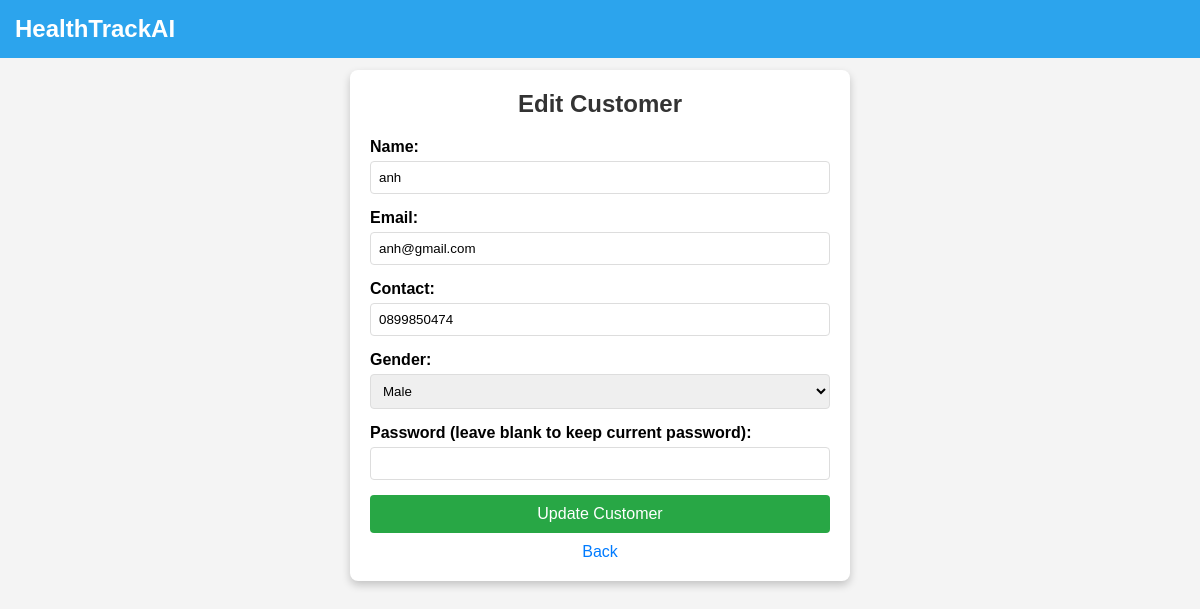
Screenshot of /frontend/edit.php?id=8 with the database file from the repository.
### tables this page shows
CREATE TABLE `users` (
  `id` int(11) NOT NULL,
  `name` varchar(100) NOT NULL,
  `email` varchar(100) NOT NULL,
  `contact` varchar(15) NOT NULL,
  `gender` enum('male','female') NOT NULL,
  `password` varchar(255) NOT NULL,
  `role` varchar(10) DEFAULT NULL
);

### frontend/edit.php (the view, shortened to what this page needs)
<?php
$servername = "127.0.0.1";
$username = "root";
$password = "";
$dbname = "healthtrackai";
$conn = new mysqli($servername, $username, $password, $dbname);
if (isset($_GET['id'])) {
    $id = $_GET['id'];
    $sql = "SELECT name, email, contact, gender FROM users WHERE id = ?";
    $stmt = $conn->prepare($sql);
    $stmt->bind_param("i", $id);
    $stmt->execute();
    $result = $stmt->get_result();
    $user = $result->fetch_assoc();
}
?>
<!DOCTYPE html>
<html lang="en">
<head>
    <link rel="stylesheet" href="assets/css/home.css">
</head>
<body>
    <header>
        <h1>HealthTrackAI</h1>
    </header>
    <div class="form-container">
        <h2>Edit Customer</h2>
        <form method="POST" action="">
            <label for="name">Name:</label>
            <input type="text" id="name" name="name" value="<?php echo htmlspecialchars($user['name']); ?>" required>
            <label for="email">Email:</label>
            <input type="email" id="email" name="email" value="<?php echo htmlspecialchars($user['email']); ?>" required>
            <label for="contact">Contact:</label>
            <input type="text" id="contact" name="contact" value="<?php echo htmlspecialchars($user['contact']); ?>" required>
            <label for="gender">Gender:</label>
            <select id="gender" name="gender" required>
                <option value="Male" <?php echo ($user['gender'] == 'Male') ? 'selected' : ''; ?>>Male</option>
            </select>
            <label for="password">Password (leave blank to keep current password):</label>
            <input type="password" id="password" name="password">
            <button type="submit">Update Customer</button>
            <a href="admin.php">Back</a>
        </form>
    </div>
</body>
</html>

### frontend/assets/css/home.css (style rules this page uses)
* { box-sizing: border-box; }
html { scroll-behavior: smooth; }
body { font-family: Arial, sans-serif; margin: 0; padding: 0; background-color: #f5f5f5; }
h1 { text-align: left; margin-left: 20px; }
header { background-color: #007bff; color: white; padding: 2px; width: 100%; display: flex; justify-content: space-between; align-items: center; position: fixed; }

### frontend/edit.php (style rules this page uses)
* { margin: 0; padding: 0; box-sizing: border-box; font-family: Arial, sans-serif; }
body { background-color: #f4f4f4; display: flex; flex-direction: column; align-items: center; min-height: 100vh; padding-top: 70px; }
header { position: fixed; top: 0; width: 100%; padding: 15px; background-color: #2ca4ed; color: #ffffff; text-align: center; z-index: 1000; }
header h1 { margin: 0; font-size: 24px; }
.form-container { width: 90%; max-width: 500px; background-color: #ffffff; padding: 20px; border-radius: 8px; box-shadow: 0px 4px 8px rgba(0, 0, 0, 0.2); }
.form-container h2 { text-align: center; color: #333; margin-bottom: 20px; }
label { display: block; margin-bottom: 5px; font-weight: bold; }
input[type="text"], input[type="email"], input[type="password"], select { width: 100%; padding: 8px; margin-bottom: 15px; border: 1px solid #ddd; border-radius: 4px; }
button { width: 100%; padding: 10px; background-color: #28a745; color: #ffffff; border: none; border-radius: 4px; font-size: 16px; cursor: pointer; }
a { display: block; text-align: center; margin-top: 10px; color: #007bff; text-decoration: none; }

### rows the page displays
users: name "anh", email "anh@gmail.com", contact "0899850474"
